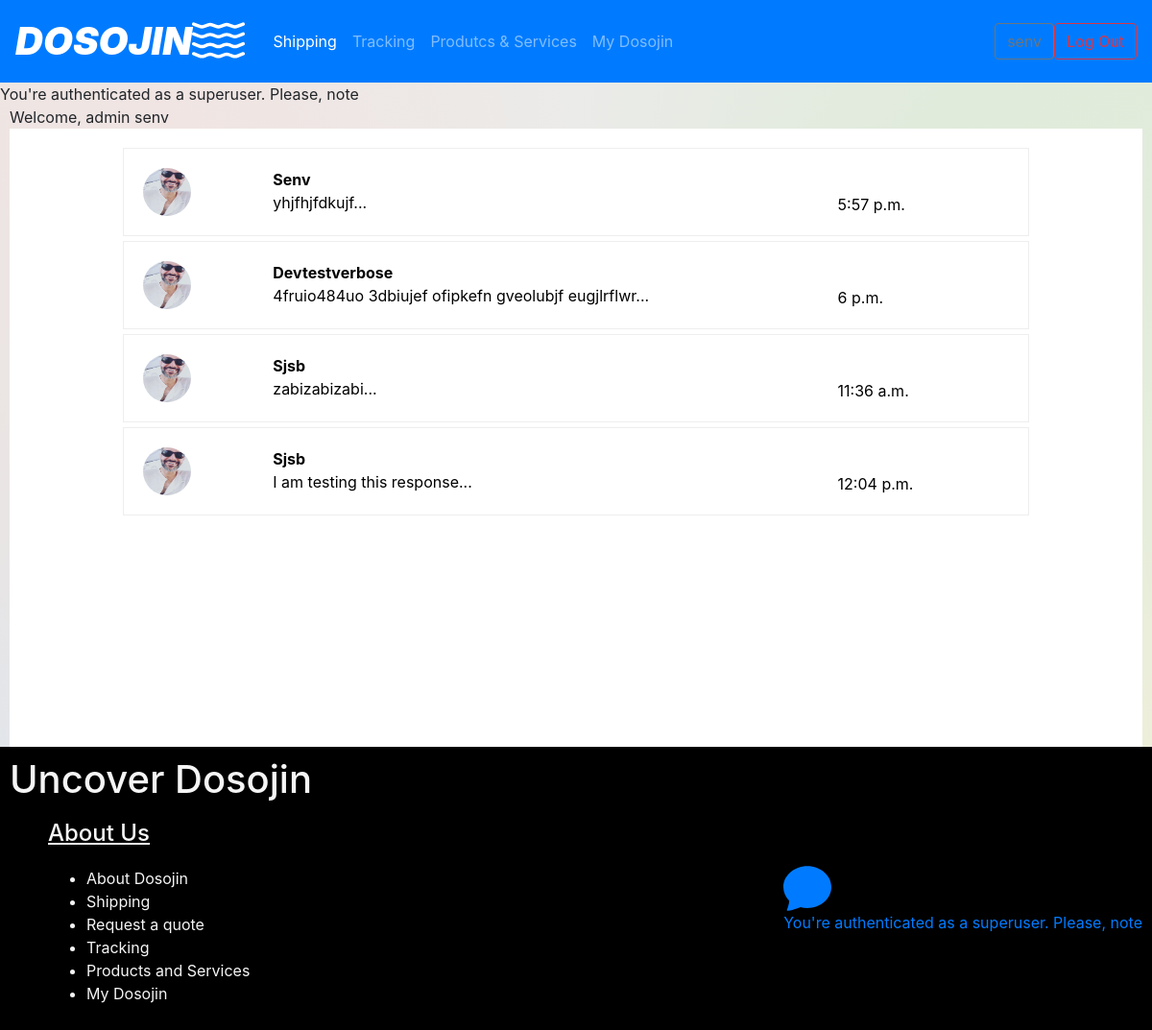
Page /chat/ (signed in) on the committed database.
### base/models.py (models this page shows, shortened)
class Company_name(models.Model):
    name = models.CharField(max_length=20)

### chat/models.py (models this page shows, shortened)
class Chat(models.Model):
    chat_id = models.CharField(max_length=20)
    user = models.ForeignKey(ChatUser, on_delete=models.CASCADE)
    topic = models.CharField(max_length=200)
    support = models.ForeignKey(Support, on_delete=models.PROTECT)
    last_message = models.TextField(blank=True, null=True)
    last_edited = models.DateTimeField(auto_now=True)
    is_read = models.BooleanField(default=True)

class Support(models.Model):
    name = models.CharField(max_length=200)
    pfp = models.ImageField(upload_to='support_pfp')

class ChatUser(models.Model):
    user = models.OneToOneField(User, on_delete=models.CASCADE)
    has_new_message = models.BooleanField(default=False)
    pfp = models.ImageField(upload_to='pfp/', blank=True, null=True)

### chat/views.py (the view, shortened to what this page needs)
# urls.py: path('', views.chats, name='chat'),
def chats(request):
    if request.user.is_authenticated:
        company_name = Company_name.objects.first()
        if request.user.is_superuser:
            sup_chats = Chat.objects.all()
            context = {'company_name': company_name, 'chats':sup_chats}
            return render(request, 'chat/chats.html', context)
    else:
        return HttpResponseRedirect(reverse('base:login'))

### chat/templates/chat/chats.html (shortened to what this page needs)
{% extends 'base/base.html' %}
{% load static %}
{% block content %}
{% if request.user.is_superuser %}
<div>
<div>
    Welcome, admin {{ request.user.username }}
</div>
<div class="chats">
    {% for c in chats %}
    <a href="{% url 'chat:single_chat' c.chat_id %}" class="chat-link">
    <div class="chat">
        <div>
        <img class="support_pfp" src="{{c.support.pfp.url}}" alt="">
    </div>
        <div style="display: block;">
            <b style="text-transform: capitalize;">{{c.user.user.username}}</b> <br>
            <span> {{ c.last_message|slice:50 }}...</span>
        </div>
        <div class="time">
            {% if c.is_read %}
            <p style="padding: 2px; background-color: white; height: 20px; width: 20px; border-radius: 50%; white-space: nowrap;">
            {% else %}
            <p style="padding: 2px; background-color: green; height: 20px; width: 20px; border-radius: 50%; white-space: nowrap;">
                {% endif %} <br>
                {{c.last_edited.time}}
            </p>
        </div>
    </div>
</a>
    {% endfor %}
</div>
</div>
{% endif %}
{% endblock %}

### base/templates/base/base.html (shortened to what this page needs)
{% load static %}
<!DOCTYPE html>
<html lang="en">
<head>
    <link rel="stylesheet" href="https://cdn.jsdelivr.net/npm/bootstrap@4.6.2/dist/css/bootstrap.min.css"
>
    <link rel="stylesheet" href="{% static 'css/base.css' %}">
    <link rel="stylesheet" href="{% static 'css/chat.css' %}">
</head>
<body>
    <nav class="navbar navbar-expand-lg navbar-dark bg-primary">
        <a class="navbar-brand" href="{% url 'base:base' %}"><span id="logo">{{company_name.name|upper}}</span>&nbsp;</a>
        <div class="collapse navbar-collapse" id="navbarSupportedContent">
            <ul class="navbar-nav mr-auto">
                <li class="nav-item active">
                    <a class="nav-link" href="{% url 'base:new-shipment' %}">Shipping</a>
                </li>
                <li class="nav-item">
                    <a class="nav-link" href="{% url 'base:tracking' %}">Tracking</a>
                </li>
                <li class="nav-item">
                    <a class="nav-link" href="{% url 'base:billing' %}">Produtcs & Services</a>
                </li>
                <li class="nav-item">
                    {% if request.user.is_authenticated %}
                    <a href="{% url 'base:profile' %}" class="nav-link">
                        My {{company_name.name}}
                    </a>
                    {% else %}
                    <a href="{% url 'base:sign-up' %}" class="nav-link">
                        Open an Account
                        <small style="font-size: xx-small;">Get 75% off business deliveries</small>
                    </a>
                    {% endif %}
                </li>
            </ul>
            {% if user.is_authenticated %}
            <a class="btn btn-outline-secondary my-2 my-sm-0" href="{% url 'base:profile' %}">
            </a>
            {% else %}
            <a class="btn btn-outline-secondary my-2 my-sm-0" href="{% url 'base:login' %}">
                Log In
            </a>
            {% endif %}
            {% if request.user.is_authenticated %}
            <a class="btn btn-outline-danger my-2 my-sm-0" href="{% url 'base:logout' %}">
            </a>
            {% endif %}
        </div>
    </nav>
    {% if request.user.is_authenticated %}
        {% if request.user.is_superuser %}
            <a href="{% url 'chat:chat' %}">
                <div class="chat-box-container">
                    <div class="chat-box">
                    </div>
                    You're authenticated as a superuser. Please, note
                </div>
            </a>
            You're authenticated as a superuser. Please, note
        {% endif %}
    {% endif %}
    <div class="box">
        {% block content %}
        {% endblock %}
    </div>
    <div class="explore">
        <h1 class="explore_head rm_scrollbar">
            Uncover {{company_name.name}}
        </h1>
        <div class="explore_col" style="padding-left: 50px;">
            <h4 class="explore_header rm_scrollbar">About Us</h4>
            <ul>
                <li>
                    <a class="bottom-links" href="">
                        About {{company_name.name}}
                    </a>
                </li>
                <li>
                    <a class="bottom-links" href="{% url 'base:new-shipment' %}">
                        Shipping
                    </a>
                </li>
                <li>
                    <a class="bottom-links" href="{% url 'base:quotes' %}">
                        Request a quote
                    </a>
                </li>
                <li>
                    <a class="bottom-links" href="{% url 'base:tracking' %}">
                        Tracking
                    </a>
                </li>
                <li>
                    <a class="bottom-links" href="{% url 'base:billing' %}">
                        Products and Services
                    </a>
                </li>
                <li>
                    {% if request.user.is_authenticated %}
                    <a class="bottom-links" href="{% url 'base:profile' %}">
                        My {{company_name.name}}
                    </a>
                    {% else %}
                    <a class="bottom-links" href="{% url 'base:login' %}">Get more with {{company_name.name}}</a>
                    {% endif %}
                </li>
            </ul>
        </div>
    </div>
</body>
</html>

### static-files/css/base.css (style rules this page uses)
.rm_scrollbar { -ms-overflow-style: none; scrollbar-width: none; }
#logo { font-size: 40px; font-weight: 900; float: left; font-style: italic; }
body { background-image: conic-gradient(#EBEBE9, #E0EBDB, #E6EDDB, #F6F0DA, #EEF0EB, #DCE6F0, #E9E5E4, #F0E5E3, #EBEBE9); }
.support_pfp { width: 50px; height: 50px; display: inline; border-radius: 50%; }
.navbar { position: sticky; top: 0; width: 100%; z-index: 200; }
.explore { background-color: black; color: whitesmoke; }
.explore::after { content: ''; display: table; clear: both; }
.explore_col { float: left; width: 25%; padding: 10px; }
.explore_head { color: whitesmoke; padding-top: 10px; padding-left: 10px; }
.explore_header { text-decoration: underline; margin-bottom: 20px; }
.bottom-links { color: whitesmoke; }
.bottom-links::before { color: whitesmoke; }
.box { padding-left: 10px; padding-right: 10px; }

### static-files/css/chat.css (style rules this page uses)
.chat { display: grid; grid-template-columns: 15% 65% 20%; border-style: groove; border-width: thin; padding: 20px; margin-bottom: 5px; }
.chats { background-color: white; padding-left: 10%; padding-right: 10%; padding-top: 20px; padding-bottom: 20%; }
.chat-box-container { position: fixed; bottom: 100px; right: 10px; z-index: 50; }
.chat-link { color: black; text-decoration: none; }
.chat-link::before { color: black; text-decoration: none; }

### rows in the picture
Company_name: name "DOSOJIN", name "Dosojin"
Chat: support.pfp (picture), user.user.username "Senv", last_message "yhjfhjfdkujf", last_edited.time "5:57 p.m."
Chat: support.pfp (picture), user.user.username "Devtestverbose", last_message "4fruio484uo 3dbiujef ofipkefn gveolubjf eugjlrflwr", last_edited.time "6 p.m."
Chat: support.pfp (picture), user.user.username "Sjsb", last_message "zabizabizabi", last_edited.time "11:36 a.m."
Chat: support.pfp (picture), user.user.username "Sjsb", last_message "I am testing this response", last_edited.time "12:04 p.m."

### other values in the picture
{{ request.user.username }} "senv"
